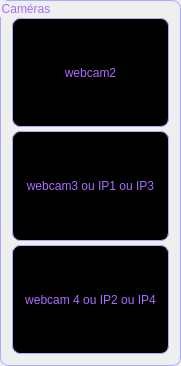
         <widget class="QGroupBox" name="groupBox_5">
          <property name="geometry">
           <rect>
            <x>615</x>
            <y>185</y>
            <width>181</width>
            <height>366</height>
           </rect>
          </property>
          <property name="autoFillBackground">
           <bool>false</bool>
          </property>
          <property name="styleSheet">
           <string notr="true">border:1px solid rgb(170, 170, 255);
border-radius:8px;
color: rgb(170, 107, 255);</string>
          </property>
          <property name="title">
           <string>Caméras</string>
          </property>
          <property name="alignment">
           <set>Qt::AlignLeading|Qt::AlignLeft|Qt::AlignTop</set>
          </property>
          <layout class="QVBoxLayout" name="verticalLayout_3">
           <property name="spacing">
            <number>4</number>
           </property>
           <property name="topMargin">
            <number>17</number>
           </property>
           <item>
            <widget class="QLabel" name="screen_2">
             <property name="enabled">
              <bool>true</bool>
             </property>
             <property name="styleSheet">
              <string notr="true">background-color: rgb(0, 0, 0);</string>
             </property>
             <property name="text">
              <string>webcam2</string>
             </property>
             <property name="alignment">
              <set>Qt::AlignCenter</set>
             </property>
            </widget>
           </item>
           <item>
            <widget class="QLabel" name="screen_3">
             <property name="styleSheet">
              <string notr="true">background-color: rgb(0, 0, 0);</string>
             </property>
             <property name="text">
              <string>webcam3 ou IP1 ou IP3</string>
             </property>
             <property name="alignment">
              <set>Qt::AlignCenter</set>
             </property>
            </widget>
           </item>
           <item>
            <widget class="QLabel" name="screen_4">
             <property name="styleSheet">
              <string notr="true">background-color: rgb(0, 0, 0);</string>
             </property>
             <property name="text">
              <string>webcam 4 ou IP2 ou IP4</string>
             </property>
             <property name="alignment">
              <set>Qt::AlignCenter</set>
             </property>
            </widget>
           </item>
          </layout>
         </widget>
